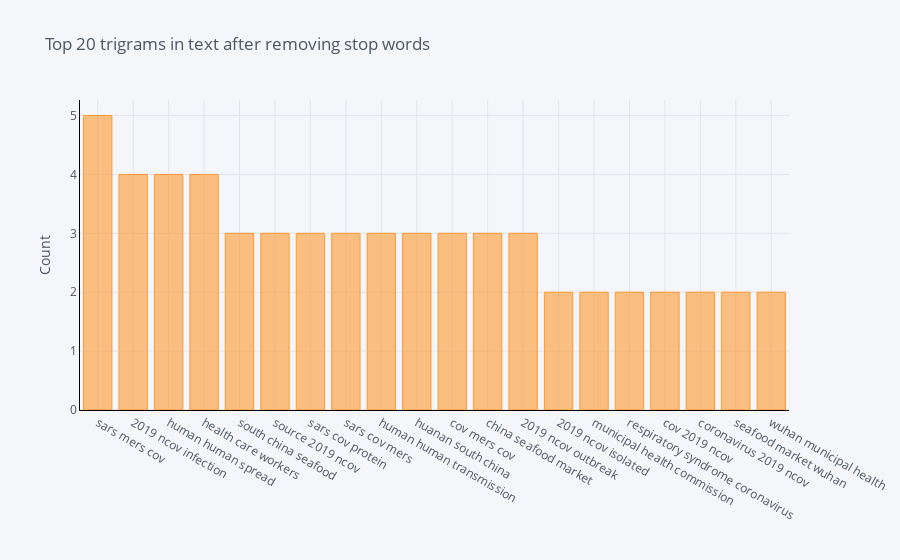

Notebook code for this chart:
### Code cell
def get_top_n_trigram(corpus, n=None):
    vec = CountVectorizer(ngram_range=(3, 3), stop_words='english').fit(corpus) # instead of nltk.corpus.stopwords(‘english’) list
    bag_of_words = vec.transform(corpus)
    sum_words = bag_of_words.sum(axis=0) 
    words_freq = [(word, sum_words[0, idx]) for word, idx in vec.vocabulary_.items()]
    words_freq =sorted(words_freq, key = lambda x: x[1], reverse=True)
    return words_freq[:n]
common_words = get_top_n_trigram([text], 20)
for word, freq in common_words:
    print(word, freq)
df6 = pd.DataFrame(common_words, columns = ['ReviewText' , 'count'])
df6.groupby('ReviewText').sum()['count'].sort_values(ascending=False).iplot(
    kind='bar', yTitle='Count', linecolor='black', title='Top 20 trigrams in text after removing stop words')

### Figure 1 — Plotly figure (JSON) as saved in the notebook; plotly's stock layout.template omitted (floating-point values rounded to 4 significant figures)
{"data": [{"marker": {"color": "rgba(255, 153, 51, 0.6)", "line": {"color": "rgba(255, 153, 51, 1.0)", "width": 1}}, "name": "count", "orientation": "v", "text": "", "type": "bar", "x": ["sars mers cov", "2019 ncov infection", "human human spread", "health care workers", "south china seafood", "source 2019 ncov", "sars cov protein", "sars cov mers", "human human transmission", "huanan south china", "cov mers cov", "china seafood market", "2019 ncov outbreak", "2019 ncov isolated", "municipal health commission", "respiratory syndrome coronavirus", "cov 2019 ncov", "coronavirus 2019 ncov", "seafood market wuhan", "wuhan municipal health"], "y": [5, 4, 4, 4, 3, 3, 3, 3, 3, 3, 3, 3, 3, 2, 2, 2, 2, 2, 2, 2]}], "layout": {"legend": {"bgcolor": "#F5F6F9", "font": {"color": "#4D5663"}}, "paper_bgcolor": "#F5F6F9", "plot_bgcolor": "#F5F6F9", "title": {"font": {"color": "#4D5663"}, "text": "Top 20 trigrams in text after removing stop words"}, "xaxis": {"gridcolor": "#E1E5ED", "linecolor": "black", "showgrid": true, "tickfont": {"color": "#4D5663"}, "title": {"font": {"color": "#4D5663"}, "text": ""}, "zerolinecolor": "#E1E5ED"}, "yaxis": {"gridcolor": "#E1E5ED", "linecolor": "black", "showgrid": true, "tickfont": {"color": "#4D5663"}, "title": {"font": {"color": "#4D5663"}, "text": "Count"}, "zerolinecolor": "#E1E5ED"}}}
